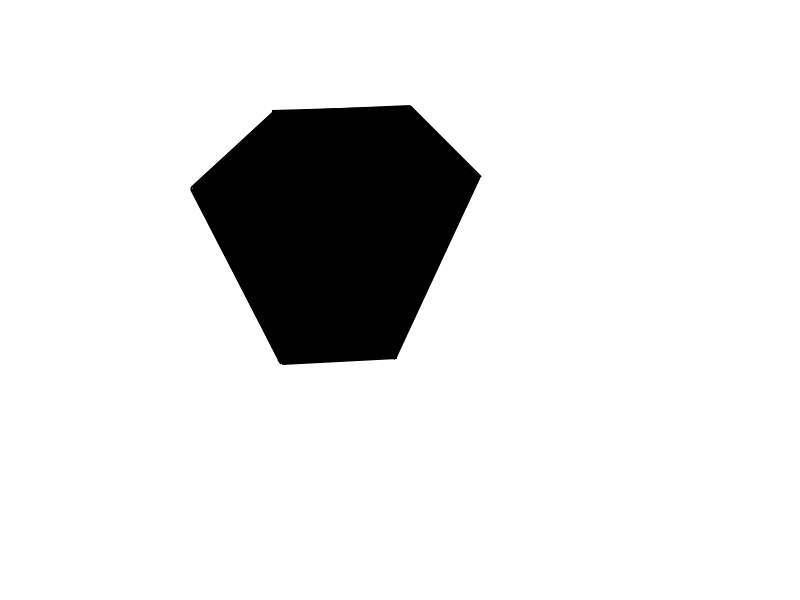
#> input picture OpponentDetection/templateMatching/temp2.png, 800 x 600 px
$ python test.py   (older library calls are emulated)
#> lines starting #> are read from the running program, lines starting #| are printed output that depends on the picture; after the words box and inside, x2 and y2 are one past the last pixel; in counts of white or black regions, pixels touching at a corner belong together
#!/usr/bin/env python2
# -*- coding: utf-8 -*-
"""
Created on Tue Jun 26 18:11:40 2018

@author: robocup17
"""
import cv2

bodyshape=cv2.imread("temp2.png")
#> bodyshape is the input picture: shape (600, 800, 3); min 0, max 255, mean 227.1

bodyshape1 = cv2.cvtColor(bodyshape, cv2.COLOR_BGR2GRAY)

ret, thresh = cv2.threshold(bodyshape1, 200, 255, 0)
#> thresh: shape (600, 800); 89% white; 1 black region
contour_mask, contour_body, hierarchy = cv2.findContours(thresh, cv2.RETR_TREE, cv2.CHAIN_APPROX_NONE)
#> contour_body = 2 contours; box (x1, y1, x2, y2) and area: (0, 0, 800, 600) 478601, (189, 104, 483, 366) 53166

contour_body=contour_body[1]
#> contour_body = contour of 771 points, box (x1, y1, x2, y2) (189, 104, 483, 366), area 53166
bodyshape=cv2.drawContours(bodyshape, contour_body, -1, (255,0,0), 10)
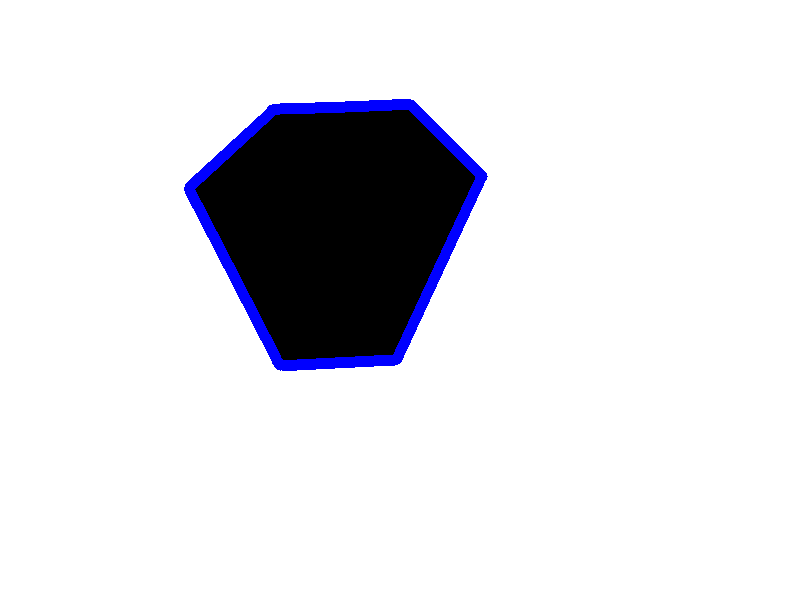
#> bodyshape: shape (600, 800, 3); 1.96% of pixels changed, all inside (x1, y1, x2, y2) = (184, 99, 488, 371)
cv2.imshow("bodyshape1",bodyshape)
cv2.waitKey(0)
